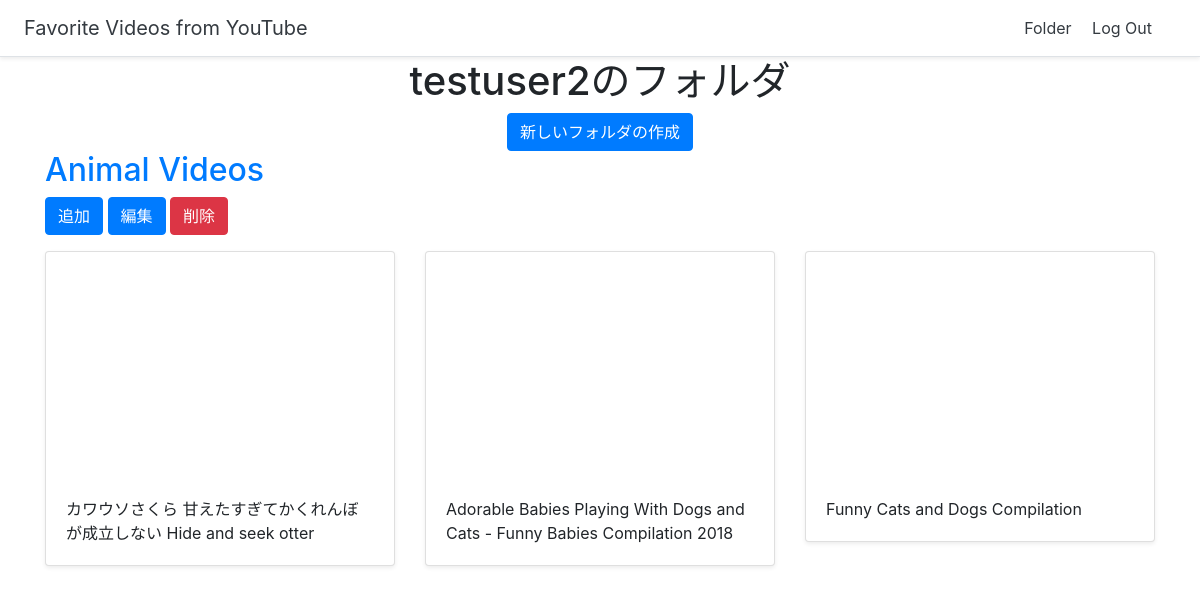
Screenshot of /dashboard (signed in) with the database file from the repository.
### halls/models.py (models this page shows, shortened)
class Hall(models.Model):
    title = models.CharField(max_length=255)
    user = models.ForeignKey(User, on_delete=models.CASCADE)

class Video(models.Model):
    title = models.CharField(max_length=255)
    url = models.URLField()
    youtube_id = models.CharField(max_length=255)
    hall = models.ForeignKey(Hall, on_delete=models.CASCADE)

### halls/views.py (the view)
# urls.py: path('dashboard', views.dashboard, name='dashboard'),
@login_required
def dashboard(request):
    halls = Hall.objects.filter(user=request.user)
    return render(request, 'halls/dashboard.html', {'halls': halls})

### halls/templates/halls/dashboard.html
{% extends "halls/base.html" %}
{% block content %}
<div class="container">
  <div class="text-center">
    <h1>{{ user.username }}のフォルダ</h1>
    <a href="{% url 'create_hall' %}" class="btn btn-primary">新しいフォルダの作成</a>
  </div>
  {% for hall in halls %}
  <h2><a href="{% url 'detail_hall' hall.id %}">{{ hall.title }}</a></h2>
  <a href="{% url 'add_video' hall.id %}" class="btn btn-primary">追加</a>
  <a href="{% url 'update_hall' hall.id %}" class="btn btn-primary">編集</a>
  <a href="{% url 'delete_hall' hall.id %}" class="btn btn-danger">削除</a>
  <div class="row">
    {% for video in hall.video_set.all %}
    <div class="col-md-4 mt-3">
      <div class="card mb-4 shadow-sm">
        <iframe width="100%" height="225" src="https://www.youtube.com/embed/{{ video.youtube_id }}" frameborder="0" allow="accelerometer; autoplay; encrypted-media; gyroscope; picture-in-picture" allowfullscreen></iframe>
        <div class="card-body">
          <p class="card-text">{{ video.title }}</p>
        </div>
      </div>
    </div>
    {% endfor %}
  </div>
  {% endfor %}
</div>
{% endblock %}

### rows the page displays
Hall: title "Animal Videos"
Video: title "カワウソさくら 甘えたすぎてかくれんぼが成立しない Hide and seek otter"
Video: title "Adorable Babies Playing With Dogs and Cats - Funny Babies Compilation 2018"
Video: title "Funny Cats and Dogs Compilation"

### other values shown
{{ user.username }} "testuser2"
